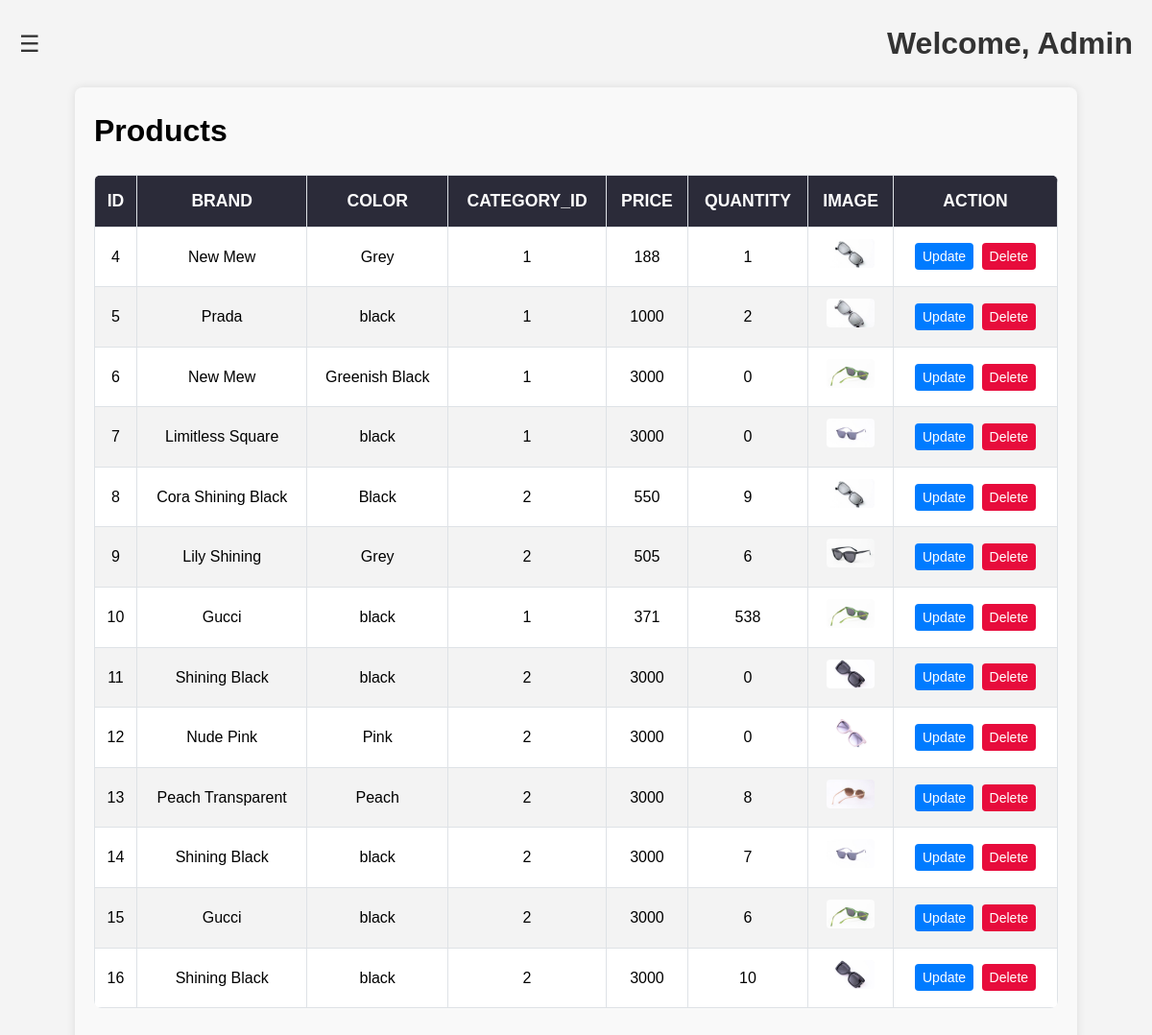
Screenshot of /php-src/admin/products.php with the database file from the repository.
### tables this page shows
CREATE TABLE `product` (
  `id` int(11) NOT NULL,
  `brand` varchar(100) NOT NULL,
  `color` varchar(100) NOT NULL,
  `price` int(100) NOT NULL,
  `category_id` int(11) NOT NULL,
  `quantity` int(100) NOT NULL,
  `description` text NOT NULL,
  `image` varchar(100) NOT NULL
);

### php-src/admin/products.php (the view, shortened to what this page needs)
<!DOCTYPE html>
<html lang="en">
<head>
    <link rel="stylesheet" href="css/dashboard.css">
    <link rel="stylesheet" href="css/products.css">
</head>
<body>
    <div class="main-content" id="main-content">
        <header>
            <button class="toggle-btn" id="toggle-btn">☰</button>
            <h1>Welcome, Admin</h1>
        </header>
        <div class="container">
            <h1>Products</h1>
            <table>
                <thead>
                    <tr>
                        <th>Id</th>
                        <th>Brand</th>
                        <th>Color</th>
                        <th>Category_id</th>
                        <th>Price</th>
                        <th>Quantity</th>
                        <th>Image</th>
                        <th>Action</th>
                    </tr>
                </thead>
                <tbody>
                    <?php
                    require_once '../connection.php';
                    $sql = "SELECT * FROM product";
                    $result = mysqli_query($conn, $sql);
                    while ($row = mysqli_fetch_assoc($result)) { ?>
                        <tr>
                            <td><?=$row['id']?></td>
                            <td><?=$row['brand']?></td>
                            <td><?=$row['color']?></td>
                            <td><?=$row['category_id']?></td>
                            <td><?=$row['price']?></td>
                            <td><?=$row['quantity']?></td>
                            <td><img src="uploads/<?=$row['image']?>" alt=""></td>
                            <td>
                                <a href="update_product.php?id=<?=$row['id']?>"><button class="update">Update</button></a>
                                <a href="delete_product.php?id=<?=$row['id']?>"><button class="delete">Delete</button></a>
                            </td>
                        </tr>
                    <?php } ?>
                </tbody>
            </table>
        </div>
</body>
</html>

### php-src/admin/css/dashboard.css (style rules this page uses)
* { margin: 0; padding: 0; box-sizing: border-box; font-family: Arial, sans-serif; }
body { display: flex; height: 100vh; background-color: #f4f4f9; overflow: hidden; }
.main-content { flex-grow: 1; padding: 20px; margin-left: 0; transition: margin-left 0.3s ease; width: 100%; }
header { display: flex; align-items: center; justify-content: space-between; margin-bottom: 20px; }
header h1 { font-size: 32px; color: #333; }
.toggle-btn { font-size: 24px; background: none; border: none; cursor: pointer; color: #333; }

### php-src/admin/css/products.css (style rules this page uses)
body { margin: 0; font-family: Arial, sans-serif; line-height: 1.6; background-color: #f4f4f4; overflow: auto; }
.container { width: 90%; margin: auto; padding: 20px; background-color: #f9f9f9; box-shadow: 0 0 10px rgba(0, 0, 0, 0.1); border-radius: 8px; overflow: auto; }
table { width: 100%; border-collapse: collapse; margin: 20px 0; font-size: 1em; font-family: 'Arial', sans-serif; background-color: #fff; border-radius: 8px; overflow: hidden; }
thead tr { background-color: #2b2b39; color: #ffffff; text-align: left; font-weight: bold; }
th, td { padding: 12px 10px; border: 1px solid #dee2e6; text-align: center; }
tbody tr { border-bottom: 1px solid #dee2e6; }
tbody tr:nth-of-type(even) { background-color: #f3f3f3; padding: 12px 10px; }
td img { width: 50px; height: auto; border-radius: 4px; }
button { display: inline-block; }
.update { background-color: #007bff; color: white; border: none; padding: 6px 8px; text-align: center; text-decoration: none; display: inline-block; font-size: 14px; margin: 4px 2px; cursor: pointer; border-radius: 4px; transition: background-color 0.3s ease; }
.delete { background-color: #e70c3c; color: white; border: none; padding: 6px 8px; text-align: center; text-decoration: none; display: inline-block; font-size: 14px; margin: 4px 2px; cursor: pointer; border-radius: 4px; transition: background-color 0.3s ease; }
a { text-decoration: none; }
a button { margin: 0; }
thead th { font-weight: bold; font-size: 1.1em; text-transform: uppercase; }

### rows the page displays
product: id "4", brand "New Mew", color "Grey", category "1", price "188", quantity "1", image (picture)
product: id "5", brand "Prada", color "black", category "1", price "1000", quantity "2", image (picture)
product: id "6", brand "New Mew", color "Greenish Black", category "1", price "3000", quantity "0", image (picture)
product: id "7", brand "Limitless Square", color "black", category "1", price "3000", quantity "0", image (picture)
product: id "8", brand "Cora Shining Black", color "Black", category "2", price "550", quantity "9", image (picture)
product: id "9", brand "Lily Shining", color "Grey", category "2", price "505", quantity "6", image (picture)
product: id "10", brand "Gucci", color "black", category "1", price "371", quantity "538", image (picture)
product: id "11", brand "Shining Black", color "black", category "2", price "3000", quantity "0", image (picture)
product: id "12", brand "Nude Pink", color "Pink", category "2", price "3000", quantity "0", image (picture)
product: id "13", brand "Peach Transparent", color "Peach", category "2", price "3000", quantity "8", image (picture)
product: id "14", brand "Shining Black", color "black", category "2", price "3000", quantity "7", image (picture)
product: id "15", brand "Gucci", color "black", category "2", price "3000", quantity "6", image (picture)
product: id "16", brand "Shining Black", color "black", category "2", price "3000", quantity "10", image (picture)
